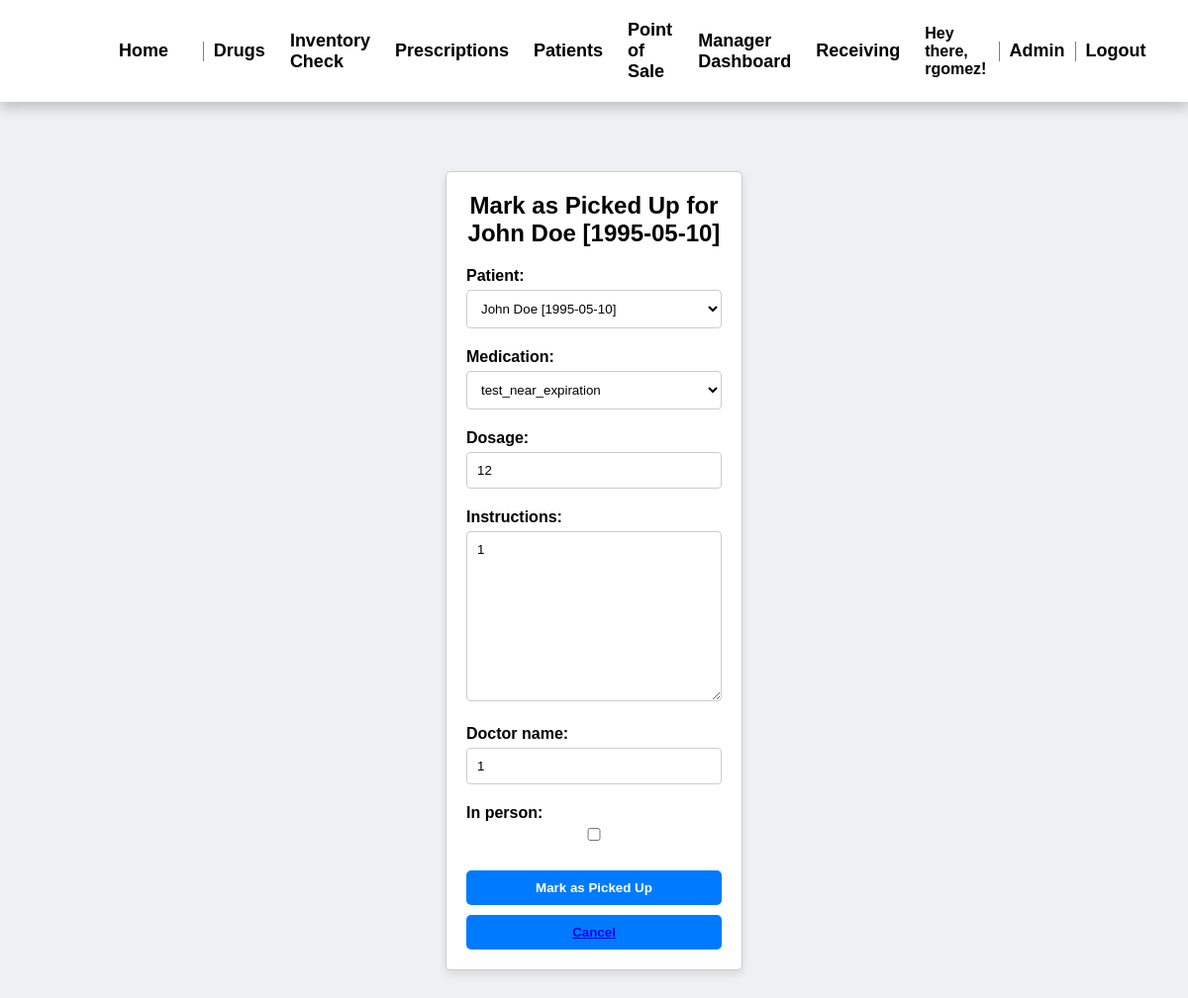
Screenshot of /prescriptions/prescriptions/pickup/16/ (signed in) with the database file from the repository.
### prescriptions/models.py (models this page shows, shortened)
class Prescription(models.Model):
    patient = models.ForeignKey(Patient, on_delete=models.CASCADE, null=True, related_name="prescriptions")
    medication = models.ForeignKey(Drug, on_delete=models.CASCADE, null=True)
    dosage = models.CharField(max_length=100)
    instructions = models.TextField(max_length=1000)
    doctor_name = models.CharField(max_length=100)
    in_person = models.BooleanField(default=False)
    date_prescribed = models.DateTimeField(auto_now_add=True)
    price = models.DecimalField(max_digits=10, decimal_places=2, default=0)
    is_filled = models.BooleanField(default=False)  # New field to track if prescription is filled
    picked_up = models.BooleanField(default=False)  # New field to track if prescription has been picked up by patient
    created_by = CurrentUserField()

### patient/models.py (models this page shows)
class Patient(models.Model):
    first_name = models.CharField(max_length=255)
    last_name = models.CharField(max_length=255)
    dob = models.DateField()
    address = models.CharField(max_length=255)
    phone = models.CharField(max_length=255)
    email = models.EmailField()
    insurance = models.CharField(max_length=255)
    def __str__(self):
        return f"{self.first_name} {self.last_name} [{self.dob}]"

### prescriptions/views.py (the view)
# urls.py: path('prescriptions/pickup/<int:pk>/', views.pickup_prescription, name='pickup_prescription'),
@login_required
def pickup_prescription(request, pk):
    prescription = get_object_or_404(Prescription, pk=pk)
    if request.method == 'POST':
        form = PrescriptionForm(request.POST, instance=prescription)
        if form.is_valid():
            drug = prescription.medication # Grabs the drug that is associated with the prescription being picked up
            drug.save()
            prescription.picked_up = True
            form.save()
            messages.success(request, 'Prescription successfully picked up.')
        return redirect('prescription_list')
    else:
        form = PrescriptionForm(instance=prescription)  # Populate with existing data
    return render(request, 'pickup_prescription.html', {'form': form, 'prescription': prescription})

### prescriptions/forms.py (shortened to what this page needs)
class PrescriptionForm(forms.ModelForm):
    class Meta:
        model = Prescription
        fields = ['patient', 'medication', 'dosage', 'instructions', 'doctor_name', 'in_person']

### drugs/models.py (called while the page is built)
    def __str__(self):
        return self.drug_name

### drugs/templatetags/custom_filters.py (called while the page is built)
@register.filter
def is_in_group(user, group_names):
    group_list = group_names.split(',')
    return user.groups.filter(name__in=group_list).exists()

### prescriptions/templates/pickup_prescription.html (shortened to what this page needs)
{% extends "base.html" %}
{% block css %}
    {% load static %}
    <link rel="stylesheet" type="text/css" href="{% static 'form.css' %}" />
{% endblock css %}
{% block content %}
    <div class="form-container">
        <h2>Mark {{prescription.medicine.drug_name}} as Picked Up for {{ prescription.patient }}</h2>
        <form method="POST">
            {% for field in form %}
                <div class="form-group {{ field.name }}">
                    {{ field.label_tag }}
                    {{ field }}
                </div>
            {% endfor %}
            <button type="submit">Mark as Picked Up</button>
        </form>
        <button ><a href="{% url 'prescription_list' %}">Cancel</a></button>
    </div>
{% endblock %}

### templates/base.html (shortened to what this page needs)
<!DOCTYPE html>
<html lang="en">
    <head>
        {% block css %}
        {% endblock  %}
        {% load static %}
        <link rel="stylesheet" type="text/css" href="{% static 'base.css' %}" />
    </head>
    <body>
        <header class="header">
            <div class="header-section navigation">
                <a href="{% url 'landingPage' %}" class="nav-link">Home</a>
                {% load custom_filters %}
                {% if user|is_in_group:"Pharmacy Technician,Pharmacist,Pharmacy Manager,Cashier" %}
                    <a href="{% url 'create_drug' %}"class="nav-link">Drugs</a>
                    <a href="{% url 'inventory_check' %}"class="nav-link">Inventory Check</a>
                    <a href="{% url 'prescriptions' %}" class="nav-link">Prescriptions</a>
                    <a href="{% url 'patients_main' %}" class="nav-link">Patients</a>
                    <a href="{% url 'point_of_sale' %}" class="nav-link">Point of Sale</a>
                {% endif %}
                {% if user|is_in_group:"Pharmacy Manager" %}
                <a href="{% url 'manager_dash' %}" class="nav-link">Manager Dashboard</a>
                <a href="{% url 'receiving_main' %}" class="nav-link">Receiving</a>
                {% endif %}
            </div>
            <div class="header-section auth-links">
                {% if user.is_authenticated %}
                    <span class="greeting">Hey there, {{ user.username }}!</span>
                    <a href="{% url 'admin:index' %}" class="auth-link">Admin</a>
                    <a href="{% url 'logout' %}" class="auth-link">Logout</a>
                {% else %}
                    <a href="{% url 'login' %}" class="auth-link">Login</a>
                {% endif %}
            </div>
        </header>
        <div id="content">
            {% block content %}
            {% endblock content %}
        </div>
    </body>
</html>

### static/form.css (style rules this page uses)
.form-container { max-width: 300px; margin: 50px auto; padding: 20px; border: 1px solid; border-radius: 5px; }
.form-container h2 { text-align: center; margin-bottom: 20px; }
.form-container button { width: 100%; padding: 10px; border: none; border-radius: 5px; cursor: pointer; font-weight: bold; margin-top: 10px; transition: background-color 0.3s; }
.form-group { position: relative; margin-bottom: 15px; }
.form-group label { display: block; margin-bottom: 5px; font-weight: bold; }
.form-group input, .form-group textarea, .form-group select { width: 100%; padding: 10px; margin-bottom: 5px; border: 1px solid; border-radius: 4px; box-sizing: border-box; }
.form-container { background-color: #fff; border-color: #ccc; color: #000; box-shadow: 0 4px 8px rgba(0, 0, 0, 0.1); }
.form-container button { color: #fff; background-color: #007bff; }
.form-group input, .form-group textarea, .form-group select { border-color: #ccc; background-color: #fff; color: #000; }

### static/base.css (style rules this page uses)
* { margin: 0; padding: 0; box-sizing: border-box; font-family: "Poppins", sans-serif; }
body { font-family: Arial, sans-serif; display: flex; flex-direction: column; height: 100vh; background-color: #eff0f3; }
#content { flex-grow: 1; padding: 20px; overflow: auto; }
.header { top: 0; left: 0; width: 100%; padding: 20px 100px; background-color: white; display: flex; justify-content: space-between; align-items: center; z-index: 100; box-shadow: 0 6px 12px rgba(0, 0, 0, 0.2); }
.logo, .navigation, .auth-links { display: inline-flex; align-items: center; }
.navigation { margin-right: auto; }
.nav-link { position: relative; font-size: 18px; color: black; margin-right: 25px; text-decoration: none; font-weight: 550; }
.auth-link { position: relative; font-size: 18px; color: black; text-decoration: none; font-weight: 550; }
.nav-link::before, .auth-link::before { content: ''; position: absolute; top: 100%; left: 0; width: 0; height: 3px; background: #ff8e3c; transition: .4s; }
.greeting { font-weight: 550; }

### rows the page displays
Prescription: patient "John Doe [1995-05-10]", form "John Doe [1995-05-10]" "test_near_expiration" "12" "1" "1"

### other values shown
{{ user.username }} "rgomez"
{{ field.label_tag }} "Patient:" "Medication:" "Dosage:" "Instructions:" "Doctor name:" "In person:"
